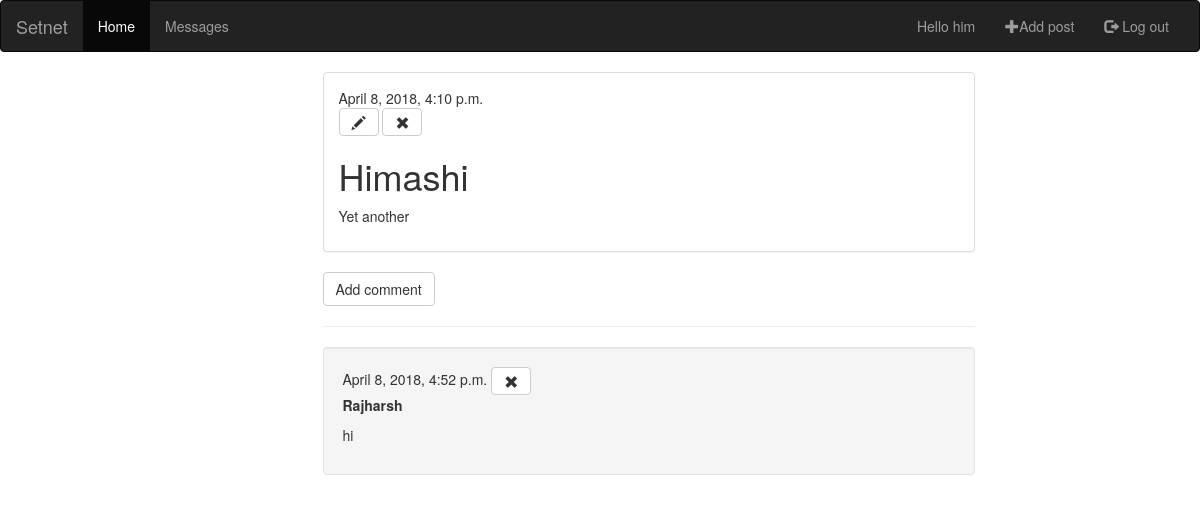
The app's page /post/10/ (signed in) with its own data.
### upost/models.py (models this page shows, shortened)
class Post(models.Model):
    user = models.ForeignKey('auth.User', on_delete=models.CASCADE)
    text = models.TextField()
    created = models.DateTimeField(auto_now_add=True)
    modified = models.DateTimeField(auto_now=True)

class Comment(models.Model):
    post = models.ForeignKey(Post, related_name='comments', on_delete=models.CASCADE)
    user = models.ForeignKey('auth.User', on_delete=models.CASCADE)
    text = models.TextField()
    created = models.DateTimeField(auto_now_add=True)

### upost/views.py (the view)
# urls.py: path('post/<int:pk>/', views.post_detail, name='post_detail'),
def post_detail(request, pk):
    post = get_object_or_404(Post, pk=pk)
    return render(request, 'upost/post_detail.html', {'post': post})

### upost/templates/upost/post_detail.html
{% extends 'upost/base.html' %}
{% block content %}
    <div class="row">
        <div class="col-sm-12">
            <div class="panel panel-default text-left">
                <div class="panel-body">
                    <div class="post">
                        <div class="date">
                            {{ post.created }}
                        </div>
                        {% if user == post.user %}
                             <a class="btn btn-default" href="{% url 'post_edit' pk=post.pk %}"><span class="glyphicon glyphicon-pencil"></span></a>
                             <a class="btn btn-default" href="{% url 'post_remove' pk=post.pk %}"><span class="glyphicon glyphicon-remove"></span></a>
                        {% endif %}
                        <h1>{{ post.user.first_name }}</h1>
                        <p>{{ post.text|linebreaksbr }}</p>
                    </div>
                </div>
            </div>
        </div>
    </div>
    <a class="btn btn-default" href="{% url 'comment_add' pk=post.pk %}">Add comment</a> <hr>
    {% for comment in post.comments.all %}
        {% if user.is_authenticated %}
            <div class="row">
                <div class="col-sm-12">
                    <div class="well">
                        <div class="comment">
                            <div class="date">
                                {{ comment.created }}
                                {% if user == comment.user or user == post.user %}
                                    <a class="btn btn-default" href="{% url 'comment_remove' pk=comment.pk %}"><span class="glyphicon glyphicon-remove"></span></a>
                                {% endif %}
                            </div>
                            <strong>{{ comment.user.first_name }}</strong>
                            <p>{{ comment.text|linebreaks }}</p>
                        </div>
                    </div>
                </div>
            </div>
        {% endif %}
    {% empty %}
        <p>No comments here yet :(</p>
    {% endfor %}
{% endblock %}

### upost/templates/upost/base.html (shortened to what this page needs)
{% load staticfiles %}
<html>
    <head>
		<link rel="stylesheet" href="https://maxcdn.bootstrapcdn.com/bootstrap/3.3.7/css/bootstrap.min.css">
    </head>
    <body>
    	<nav class="navbar navbar-inverse">
		  <div class="container-fluid">
		    <div class="navbar-header">
		      <a class="navbar-brand" href="/">Setnet</a>
		    </div>
		    <div class="collapse navbar-collapse" id="myNavbar">
		      <ul class="nav navbar-nav">
		        <li class="active"><a href="/">Home</a></li>
		        <li><a href="/">Messages</a></li>
		      </ul>
		      <ul class="nav navbar-nav navbar-right">
		      	{% if user.is_authenticated %}
		      	  <li><a href="{% url 'profile' %}">Hello {{ user.username }}</a></li>
		      	  <li><a href="{% url 'post_new' %}" class="top-menu"><span class="glyphicon glyphicon-plus"></span>Add post</a></li>
			      <li><a href="{% url 'logout' %}"><span class="glyphicon glyphicon-log-out"></span> Log out</a></li>
		      	{% else %}
		          <li><a href="{% url 'register' %}"><span class="glyphicon glyphicon-user"></span> Sign Up</a></li>
		          <li><a href="{% url 'login' %}"><span class="glyphicon glyphicon-log-in"></span> Log In</a></li>
		        {% endif %}
		      </ul>
		    </div>
		  </div>
		</nav>
		<div class="container">
		  <div class="row">
		    <div class="col-sm-offset-3 col-sm-7">
            {% block content %}
            {% endblock %}
		  </div>
		</div>
	  </div>
	</body>
</html>

### records on screen
Post: created "April 8, 2018, 4:10 p.m.", user.first_name "Himashi", text "Yet another"
Comment: created "April 8, 2018, 4:52 p.m.", user.first_name "Rajharsh", text "hi"

### other values on screen
{{ user.username }} "him"
